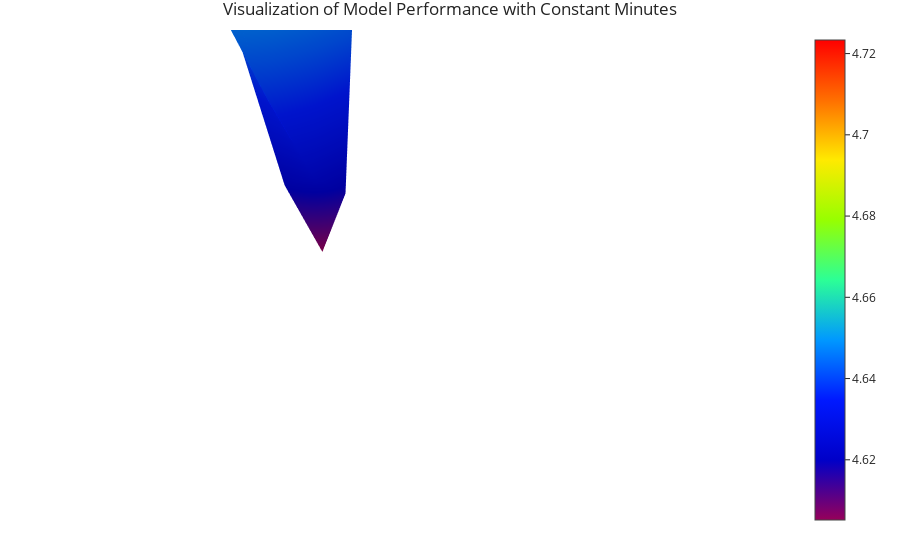

The notebook cell this image was saved under:
### Code cell
x_grid, y_grid = np.mgrid[
    merged_non_zero['n_ingredients'].min():merged_non_zero['n_ingredients'].max():20j,
    merged_non_zero['n_steps'].min():merged_non_zero['n_steps'].max():20j
]

grid_df = pd.DataFrame({
    'n_ingredients': y_grid.ravel(),  # Hold constant
    'minutes': merged_non_zero['minutes'].median(), # Hold constant
    'n_steps': x_grid.ravel()
})

z = model_cross.predict(grid_df).reshape(x_grid.shape)

fig = go.Figure(data=[
    go.Surface(
        x=x_grid,
        y=y_grid,
        z=z,
        colorscale='Rainbow'
    )
])
fig.update_layout(
    scene=dict(
        xaxis_title='Steps',
        yaxis_title='Ingredients',
        zaxis_title='Predicted Rating'
    ),
    title='Visualization of Model Performance with Constant Minutes'
)
fig.show()
fig.write_html('finMConstMIN.html', include_plotlyjs='cdn')

### Figure 1 — Plotly figure (JSON) as saved in the notebook; plotly's stock layout.template omitted (floating-point values rounded to 4 significant figures; data arrays with more than 128 entries replaced by an {"elided": "..."} marker saying what was removed)
{"data": [{"colorscale": [[0, "rgb(150,0,90)"], [0.125, "rgb(0,0,200)"], [0.25, "rgb(0,25,255)"], [0.375, "rgb(0,152,255)"], [0.5, "rgb(44,255,150)"], [0.625, "rgb(151,255,0)"], [0.75, "rgb(255,234,0)"], [0.875, "rgb(255,111,0)"], [1, "rgb(255,0,0)"]], "type": "surface", "x": {"elided": "20x20 float values"}, "y": {"elided": "20x20 float values"}, "z": {"elided": "20x20 float values"}}], "layout": {"autosize": true, "scene": {"aspectmode": "auto", "aspectratio": {"x": 1, "y": 1, "z": 1}, "camera": {"center": {"x": 0, "y": 0, "z": 0}, "eye": {"x": 0.00644, "y": 0.004468, "z": 0.006211}, "projection": {"type": "perspective"}, "up": {"x": 0, "y": 0, "z": 1}}, "xaxis": {"title": {"text": "Steps"}, "type": "linear"}, "yaxis": {"title": {"text": "Ingredients"}, "type": "linear"}, "zaxis": {"title": {"text": "Predicted Rating"}, "type": "linear"}}, "title": {"text": "Visualization of Model Performance with Constant Minutes"}}}
